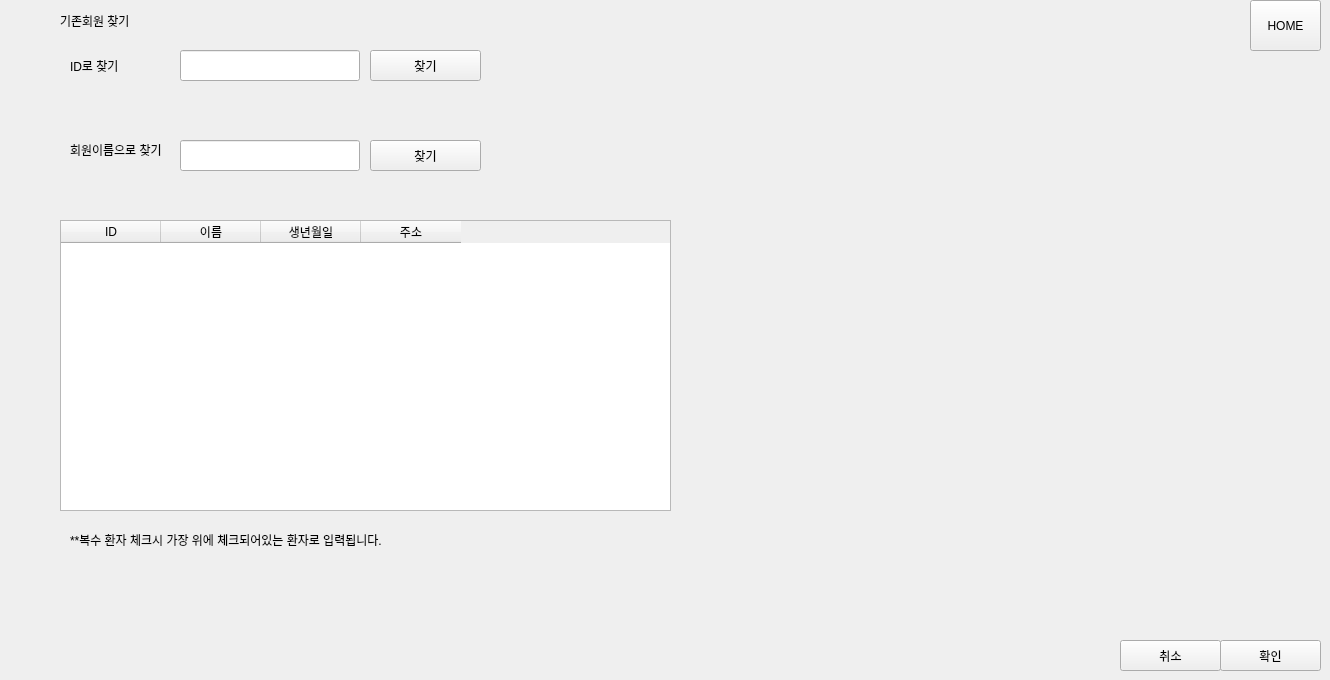
      <widget class="QWidget" name="page_5">
       <widget class="QPushButton" name="btn_home_5">
        <property name="geometry">
         <rect>
          <x>1250</x>
          <y>0</y>
          <width>71</width>
          <height>51</height>
         </rect>
        </property>
        <property name="text">
         <string>HOME</string>
        </property>
       </widget>
       <widget class="QWidget" name="widget_14" native="true">
        <property name="geometry">
         <rect>
          <x>1110</x>
          <y>620</y>
          <width>211</width>
          <height>51</height>
         </rect>
        </property>
        <widget class="QPushButton" name="btn_cancel_5">
         <property name="geometry">
          <rect>
           <x>10</x>
           <y>20</y>
           <width>101</width>
           <height>31</height>
          </rect>
         </property>
         <property name="text">
          <string>취소</string>
         </property>
        </widget>
        <widget class="QPushButton" name="btn_confirmClient_5">
         <property name="geometry">
          <rect>
           <x>110</x>
           <y>20</y>
           <width>101</width>
           <height>31</height>
          </rect>
         </property>
         <property name="text">
          <string>확인</string>
         </property>
        </widget>
       </widget>
       <widget class="QWidget" name="widget_53" native="true">
        <property name="geometry">
         <rect>
          <x>20</x>
          <y>10</y>
          <width>661</width>
          <height>571</height>
         </rect>
        </property>
        <widget class="QLabel" name="label_38">
         <property name="geometry">
          <rect>
           <x>40</x>
           <y>0</y>
           <width>101</width>
           <height>21</height>
          </rect>
         </property>
         <property name="text">
          <string>기존회원 찾기 </string>
         </property>
        </widget>
        <widget class="QLabel" name="label_30">
         <property name="geometry">
          <rect>
           <x>50</x>
           <y>130</y>
           <width>101</width>
           <height>20</height>
          </rect>
         </property>
         <property name="text">
          <string>회원이름으로 찾기</string>
         </property>
        </widget>
        <widget class="QPushButton" name="btn_findbyID_5">
         <property name="geometry">
          <rect>
           <x>350</x>
           <y>40</y>
           <width>111</width>
           <height>31</height>
          </rect>
         </property>
         <property name="text">
          <string>찾기</string>
         </property>
        </widget>
        <widget class="QLineEdit" name="lineEdit_name_5">
         <property name="geometry">
          <rect>
           <x>160</x>
           <y>130</y>
           <width>180</width>
           <height>31</height>
          </rect>
         </property>
        </widget>
        <widget class="QTableWidget" name="tableWidget_clientCandidates_5">
         <property name="geometry">
          <rect>
           <x>40</x>
           <y>210</y>
           <width>611</width>
           <height>291</height>
          </rect>
         </property>
         <column>
          <property name="text">
           <string>ID</string>
          </property>
         </column>
         <column>
          <property name="text">
           <string>이름</string>
          </property>
         </column>
         <column>
          <property name="text">
           <string>생년월일</string>
          </property>
         </column>
         <column>
          <property name="text">
           <string>주소</string>
          </property>
         </column>
        </widget>
        <widget class="QLabel" name="label_27">
         <property name="geometry">
          <rect>
           <x>50</x>
           <y>40</y>
           <width>60</width>
           <height>31</height>
          </rect>
         </property>
         <property name="text">
          <string>ID로 찾기</string>
         </property>
        </widget>
        <widget class="QLineEdit" name="lineEdit_ID_5">
         <property name="geometry">
          <rect>
           <x>160</x>
           <y>40</y>
           <width>180</width>
           <height>31</height>
          </rect>
         </property>
        </widget>
        <widget class="QPushButton" name="btn_findbyName_5">
         <property name="geometry">
          <rect>
           <x>350</x>
           <y>130</y>
           <width>111</width>
           <height>31</height>
          </rect>
         </property>
         <property name="text">
          <string>찾기</string>
         </property>
        </widget>
        <widget class="QLabel" name="label_145">
         <property name="geometry">
          <rect>
           <x>50</x>
           <y>520</y>
           <width>461</width>
           <height>20</height>
          </rect>
         </property>
         <property name="text">
          <string>**복수 환자 체크시 가장 위에 체크되어있는 환자로 입력됩니다.</string>
         </property>
        </widget>
       </widget>
      </widget>
